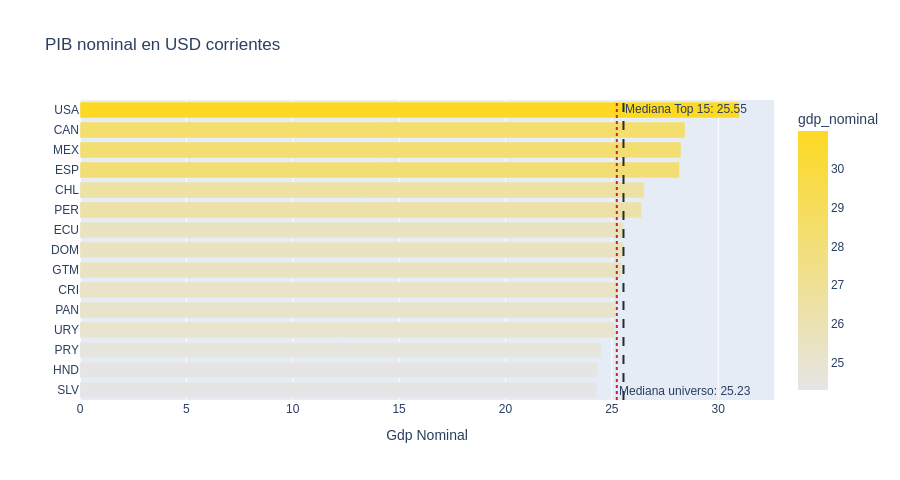
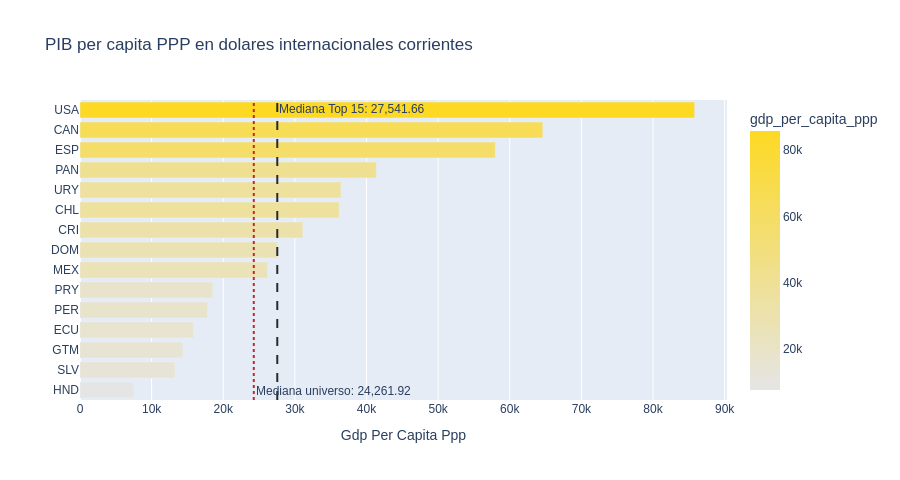

The cell these charts' notebook holds for them, in order:
### Markdown cell above
## 5. Variables por dimensión

### Code cell
display(Markdown("### D1 — Macroeconómica"))
for var in dim_vars_available.get("macro", []):
    label = variable_catalog.get(var, {}).get("description", var)
    direction = variable_catalog.get(var, {}).get("direction", "positive")
    barplot_variable(var, f"{label}", var.replace("_", " ").title(),
                     reverse_color=(direction == "negative"))

### Figure 1 — Plotly figure (JSON) as saved in the notebook; plotly's stock layout.template omitted (floating-point values rounded to 4 significant figures)
{"data": [{"hovertemplate": "gdp_nominal=%{marker.color}<br>country_iso3=%{y}<extra></extra>", "legendgroup": "", "marker": {"color": [24.29, 24.34, 24.52, 25.12, 25.18, 25.28, 25.45, 25.55, 25.55, 26.39, 26.52, 28.18, 28.25, 28.44, 30.99], "coloraxis": "coloraxis", "pattern": {"shape": ""}}, "name": "", "orientation": "h", "showlegend": false, "textposition": "auto", "type": "bar", "x": [24.29, 24.34, 24.52, 25.12, 25.18, 25.28, 25.45, 25.55, 25.55, 26.39, 26.52, 28.18, 28.25, 28.44, 30.99], "xaxis": "x", "y": ["SLV", "HND", "PRY", "URY", "PAN", "CRI", "GTM", "DOM", "ECU", "PER", "CHL", "ESP", "MEX", "CAN", "USA"], "yaxis": "y"}], "layout": {"annotations": [{"showarrow": false, "text": "Mediana Top 15: 25.55", "x": 25.55, "xanchor": "left", "xref": "x", "y": 1, "yanchor": "top", "yref": "y domain"}, {"showarrow": false, "text": "Mediana universo: 25.23", "x": 25.23, "xanchor": "left", "xref": "x", "y": 0, "yanchor": "bottom", "yref": "y domain"}], "barmode": "relative", "coloraxis": {"colorbar": {"title": {"text": "gdp_nominal"}}, "colorscale": [[0, "#E5E5E5"], [1, "#FDD923"]]}, "font": {"family": "Arial"}, "height": 480, "legend": {"tracegroupgap": 0}, "shapes": [{"line": {"color": "#2C2A28", "dash": "dash", "width": 2}, "type": "line", "x0": 25.55, "x1": 25.55, "xref": "x", "y0": 0, "y1": 1, "yref": "y domain"}, {"line": {"color": "#C62828", "dash": "dot", "width": 2}, "type": "line", "x0": 25.23, "x1": 25.23, "xref": "x", "y0": 0, "y1": 1, "yref": "y domain"}], "title": {"text": "PIB nominal en USD corrientes"}, "xaxis": {"anchor": "y", "domain": [0, 1], "title": {"text": "Gdp Nominal"}}, "yaxis": {"anchor": "x", "domain": [0, 1], "title": {"text": ""}}}}

### Figure 2 — Plotly figure (JSON) as saved in the notebook; plotly's stock layout.template omitted (floating-point values rounded to 4 significant figures)
{"data": [{"hovertemplate": "gdp_per_capita_ppp=%{marker.color}<br>country_iso3=%{y}<extra></extra>", "legendgroup": "", "marker": {"color": [7486.0, 13260.0, 14370.0, 15840.0, 17800.0, 18520.0, 26190.0, 27540.0, 31110.0, 36180.0, 36420.0, 41370.0, 57970.0, 64610.0, 85810.0], "coloraxis": "coloraxis", "pattern": {"shape": ""}}, "name": "", "orientation": "h", "showlegend": false, "textposition": "auto", "type": "bar", "x": [7486.0, 13260.0, 14370.0, 15840.0, 17800.0, 18520.0, 26190.0, 27540.0, 31110.0, 36180.0, 36420.0, 41370.0, 57970.0, 64610.0, 85810.0], "xaxis": "x", "y": ["HND", "SLV", "GTM", "ECU", "PER", "PRY", "MEX", "DOM", "CRI", "CHL", "URY", "PAN", "ESP", "CAN", "USA"], "yaxis": "y"}], "layout": {"annotations": [{"showarrow": false, "text": "Mediana Top 15: 27,541.66", "x": 27540.0, "xanchor": "left", "xref": "x", "y": 1, "yanchor": "top", "yref": "y domain"}, {"showarrow": false, "text": "Mediana universo: 24,261.92", "x": 24260.0, "xanchor": "left", "xref": "x", "y": 0, "yanchor": "bottom", "yref": "y domain"}], "barmode": "relative", "coloraxis": {"colorbar": {"title": {"text": "gdp_per_capita_ppp"}}, "colorscale": [[0, "#E5E5E5"], [1, "#FDD923"]]}, "font": {"family": "Arial"}, "height": 480, "legend": {"tracegroupgap": 0}, "shapes": [{"line": {"color": "#2C2A28", "dash": "dash", "width": 2}, "type": "line", "x0": 27540.0, "x1": 27540.0, "xref": "x", "y0": 0, "y1": 1, "yref": "y domain"}, {"line": {"color": "#C62828", "dash": "dot", "width": 2}, "type": "line", "x0": 24260.0, "x1": 24260.0, "xref": "x", "y0": 0, "y1": 1, "yref": "y domain"}], "title": {"text": "PIB per capita PPP en dolares internacionales corrientes"}, "xaxis": {"anchor": "y", "domain": [0, 1], "title": {"text": "Gdp Per Capita Ppp"}}, "yaxis": {"anchor": "x", "domain": [0, 1], "title": {"text": ""}}}}
